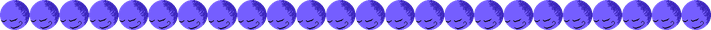
#> input picture bonbon.png, 711 x 30 px, shrunk from 1536 x 64 before the run, given in place of sign_design_s.png, which was not available; the run also reads 2 pictures not shown here
$ python make_room.py
#> lines starting #> are read from the running program, lines starting #| are printed output that depends on the picture; after the words box and inside, x2 and y2 are one past the last pixel; in counts of white or black regions, pixels touching at a corner belong together; pictures that were not available may be replaced by others from this repository, and a replacement may not be noted
"""STUDIO PATCH room v3.1 - Pixel Jeff quality pass.
Layers: bg / window / furniture / props / mayu / light
Canvas 384x216. Fixes: window/monitor overlap, figure shelf, Mayu redraw, more clutter.
"""
from PIL import Image, ImageDraw, ImageChops
import os, json, math, io, re

WEB = os.path.dirname(os.path.abspath(__file__))
LAY = os.path.join(WEB, "room_layers")
SP = ("C:\\Users\\studi\\AppData\\Local\\Temp\\claude\\"
      "C--Users-studi-Desktop-Claude-apps\\3485a72e-2b4a-48a5-8091-a6345c07fe32\\scratchpad\\")
os.makedirs(LAY, exist_ok=True)
W, H = 384, 240      # 下に24px拡張: 転がる絵本とテキストボックスの前景ゾーン

P = {
 'ink':  (4, 2, 26),
 'n0': (0, 1, 43),  'n1': (0, 1, 57),  'n2': (1, 32, 68),  'n3': (2, 39, 74),  'n4': (10, 53, 96),
 'q0': (22, 9, 58), 'q1': (40, 11, 76),'q2': (52, 16, 89), 'q3': (74, 21, 78), 'q4': (81, 35, 80),
 'q5': (110, 45, 107),
 'mauve': (168, 96, 139),
 'm0': (128, 36, 93), 'm1': (171, 37, 95), 'm2': (216, 65, 106), 'm3': (240, 106, 148), 'm4': (255, 159, 190),
 'r0': (92, 10, 44),  'r1': (152, 13, 57), 'r2': (194, 44, 80),
 'brick': (145, 49, 61),
 'cor': (252, 125, 103), 'cor2': (253, 176, 140), 'cream': (253, 227, 209),
 'y0': (184, 122, 14), 'y1': (252, 200, 0), 'y2': (255, 227, 138),
 'g0': (20, 73, 60), 'g1': (58, 168, 138), 'g2': (112, 215, 180), 'g3': (189, 243, 223),
 'b0': (21, 47, 116), 'b1': (36, 73, 185), 'b2': (49, 93, 196), 'b3': (91, 138, 232),
 'b4': (156, 199, 247), 'b5': (217, 236, 255),
 'gray0': (110, 102, 96), 'gray1': (154, 144, 138), 'gray2': (201, 194, 184),
 'wht': (255, 255, 255),
 'o0': (196, 106, 32), 'o1': (247, 152, 54), 'o2': (255, 214, 140),
 'cool1': (96, 86, 168), 'cool2': (150, 140, 214),
}

names = ["bg", "window", "furniture", "props", "garland", "mayu", "light"]
L = {n: Image.new("RGBA", (W, H), (0, 0, 0, 0)) for n in names}
D = {n: ImageDraw.Draw(L[n]) for n in names}

def C(c, a=255):
    return (P[c] + (a,)) if isinstance(c, str) else (tuple(c) + (a,))

# ── オブジェクト単位の切り分け(Aseprite のレイヤー分け用) ──────────────
# 描いた瞬間に「その画素はどのプロップのものか」を所有マップへ記録しておく。
# 後段の陰影パスは既にある画素を塗り替えるだけなので、完成した部屋の画素を
# この所有マップで切り抜けば、陰影込みのプロップ画像がそのまま取り出せる。
OWNER = {n: Image.new("I", (W, H), 0) for n in names}
OD = {n: ImageDraw.Draw(OWNER[n]) for n in names}
OBJ_ID, _OSEQ, _OCUR = {}, [0], [None]

def obj(name=None):
    """これ以降の描画が属するプロップ名を決める(引数なしで解除)。"""
    _OCUR[0] = name

def _oid(l):
    """いま開いているプロップの、そのレイヤーでの通し番号"""
    if _OCUR[0] is None:
        return None
    key = (l, _OCUR[0])
    if key not in OBJ_ID:
        _OSEQ[0] += 1
        OBJ_ID[key] = _OSEQ[0]
    return OBJ_ID[key]

def R(l, x, y, w, h, c, a=255):
    if w <= 0 or h <= 0: return
    D[l].rectangle([x, y, x + w - 1, y + h - 1], fill=C(c, a))
    i = _oid(l)
    if i: OD[l].rectangle([x, y, x + w - 1, y + h - 1], fill=i)

def PXL(l, x, y, c, a=255):
    D[l].point((x, y), fill=C(c, a))
    i = _oid(l)
    if i: OD[l].point((x, y), fill=i)

def O(l, x, y, w, h, fill, out):
    R(l, x, y, w, h, out)
    R(l, x + 1, y + 1, w - 2, h - 2, fill)

def DI(l, x, y, w, h, cA, cB, ph=0):
    for yy in range(y, y + h):
        for xx in range(x, x + w):
            PXL(l, xx, yy, cA if (xx + yy + ph) % 2 == 0 else cB)

def EL(l, x0, y0, x1, y1, fill=None, out=None, ow=1):
    D[l].ellipse([x0, y0, x1, y1], fill=C(fill) if fill else None,
                 outline=C(out) if out else None, width=ow)
    i = _oid(l)
    if i:
        if fill:                      # 塗りがある時だけ内側まで自分のものにする
            OD[l].ellipse([x0, y0, x1, y1], fill=i)
        else:
            OD[l].ellipse([x0, y0, x1, y1], outline=i, width=ow)

FONT = {
 'A': "010 101 111 101 101", 'C': "011 100 100 100 011", 'D': "110 101 101 101 110",
 'H': "101 101 111 101 101", 'I': "111 010 010 010 111", 'O': "010 101 101 101 010",
 'P': "110 101 110 100 100", 'S': "011 100 010 001 110", 'T': "111 010 010 010 010",
 'U': "101 101 101 101 111", '8': "111 101 111 101 111", '.': "000 000 000 000 010",
 'R': "110 101 110 110 101", 'B': "110 101 110 101 110",
 ' ': "000 000 000 000 000",
}
def TXT(l, x, y, s, c):
    cx = x
    for ch in s:
        rows = FONT.get(ch, FONT[' ']).split()
        for ry, row in enumerate(rows):
            for rx, bit in enumerate(row):
                if bit == '1': PXL(l, cx + rx, y + ry, c)
        cx += 4

# ═══════════════ bg ═══════════════
obj()
R('bg', 0, 0, W, H, 'n2')
R('bg', 0, 0, W, 10, 'ink')
R('bg', 0, 6, W, 1, 'q1')
R('bg', 0, 10, W, 2, 'q0')
for x in range(4, W, 24):
    PXL('bg', x, 4, 'r1'); PXL('bg', x + 1, 4, 'r1')
for x in range(68, W - 48, 48):                     # 赤い吊りタブ(sankou流)
    R('bg', x, 10, 5, 6, 'm1')
    R('bg', x, 10, 5, 1, 'm0')
    PXL('bg', x + 2, 13, 'm0')

R('bg', 0, 12, W, 20, 'n3')                          # 奥壁: 多段グラデーション
DI('bg', 0, 24, W, 4, 'n4', 'n3', 1)
DI('bg', 0, 32, W, 8, 'n3', 'n2')
R('bg', 0, 40, W, 56, 'n2')
DI('bg', 0, 96, W, 8, 'n2', 'n1')
R('bg', 0, 104, W, 38, 'n1')
DI('bg', 0, 132, W, 10, 'n1', 'n0')
for x in [96, 192, 288]:
    R('bg', x, 12, 1, 130, 'n1')
R('bg', 0, 142, W, 4, 'ink')
R('bg', 0, 146, W, 2, 'q0')

R('bg', 0, 148, W, 92, 'q1')                         # 床
R('bg', 0, 148, W, 3, 'q0')
for i, y in enumerate([161, 175, 189, 203, 217, 231]):    # 床の継ぎ目はマゼンタに光る(sankou流)
    R('bg', 0, y, W, 1, 'm0')
    for x in range(0, W, 16):
        PXL('bg', x + (i * 5) % 16, y + 1, 'm1')
for i, x in enumerate(range(0, W + 32, 32)):
    for j, yy in enumerate([(149, 12), (162, 13), (176, 13), (190, 13), (204, 13), (218, 13), (232, 8)]):
        xo = (x + (16 if j % 2 else 0)) % (W + 32)
        R('bg', xo, yy[0], 1, yy[1], 'q0')
for x, y in [(60,168),(150,183),(250,170),(340,180),(90,194),(230,194),(160,222),(320,226),(50,232)]:
    R('bg', x, y, 3, 1, 'q0')
# 画面から出る光の床への映り込み(濡れた床のゲーム表現)
for rx in range(160, 240, 7):
    R('bg', rx, 149, 1, 5 - (rx // 7) % 3, 'b1')
    R('bg', rx + 1, 149, 1, 2, 'b1')
for rx in range(254, 300, 8):
    R('bg', rx, 149, 1, 4 - (rx // 8) % 2, 'n4')
    PXL('bg', rx + 1, 149, 'n4')
# 床板ごとのトーン差と摩耗(1pxのこだわりゾーン)
for bi, (by0, by1) in enumerate([(149,161),(162,175),(176,189),(190,203),(204,217),(218,231)]):
    if bi % 2 == 0:
        for yy5 in range(by0 + 2, by1 - 2):
            for xx5 in range(0, W):
                if (xx5 + yy5 + bi) % 6 == 0:
                    PXL('bg', xx5, yy5, 'q2')
for wx5, wy5 in [(88,171),(132,178),(210,166),(262,181),(150,186),(238,192),(302,188),
                 (180,232),(280,226),(120,224)]:
    PXL('bg', wx5, wy5, 'q0'); PXL('bg', wx5 + 1, wy5, 'q2')
for sx5 in range(56, W - 48, 24):
    PXL('bg', sx5, 160, 'm1'); PXL('bg', sx5 + 12, 174, 'm0')
DI('bg', 0, 224, W, 6, 'q1', 'q0')
DI('bg', 0, 230, W, 10, 'q0', 'ink')

# ─── 側壁: 左=デザイン室 / 右=編集室 へつづく(奥に向かって狭まる) ───
def side_wall(left):
    for i in range(47):
        xx = i if left else W - 1 - i
        t = i / 46.0
        ytop = int(2 + 12 * t + 0.5)
        ybot = int(234 - 66 * t + 0.5)
        for yy in range(ytop, ybot + 1):
            if yy <= ytop + 1:
                c = 'ink'
            elif yy <= ytop + 3:
                c = 'q1'
            elif yy >= ybot - 1:
                c = 'q0'
            elif yy == ybot - 2:
                c = 'ink'
            elif yy >= ybot - 5:
                c = 'q1'
            else:
                base = 'n1' if t > 0.55 else 'n2'
                c = 'n0' if (xx * 13 + yy * 7) % 37 == 0 else base
            PXL('bg', xx, yy, c)
    cx0 = 46 if left else W - 47
    R('bg', cx0, 13, 1, 156, 'ink')                  # 奥の縦の角
    R('bg', cx0 + (1 if left else -1), 14, 1, 154, 'n3')
side_wall(True)
side_wall(False)

# ═══════════════ window : 楕円窓(右上・編集室側) ═══════════════
WX, WY, WRX, WRY = 290, 44, 42, 30
obj('楕円窓')
EL('window', WX-WRX-4, WY-WRY-4, WX+WRX+4, WY+WRY+4, fill='ink')
EL('window', WX-WRX-1, WY-WRY-1, WX+WRX+1, WY+WRY+1, fill='q3')
sky = Image.new("RGBA", (W, H), (0,0,0,0))
#> sky: PIL image 384x240 RGBA; every value is 0
sd = ImageDraw.Draw(sky)
sd.ellipse([WX-WRX+2, WY-WRY+2, WX+WRX-2, WY+WRY-2], fill=(255,255,255,255))
mask = sky.split()[3]
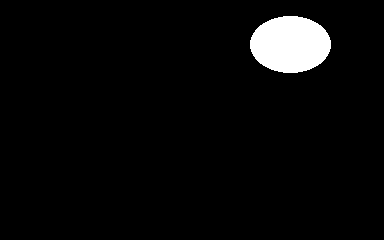
#> mask: PIL image 384x240 L; 3.9% white; 1 white region, box (x1, y1, x2, y2) and area: (250, 16, 331, 73) 3621
tmp = Image.new("RGBA", (W, H), (0,0,0,0))
td = ImageDraw.Draw(tmp)
td.rectangle([WX-WRX, WY-WRY, WX+WRX, WY+WRY], fill=C('b0'))
for yy in range(WY+6, WY+WRY):
    for xx in range(WX-WRX, WX+WRX):
        if (xx+yy) % 2 == 0: td.point((xx, yy), fill=C('n1'))
td.rectangle([WX-WRX, WY-WRY, WX+WRX, WY-14], fill=C('b1'))
for yy in range(WY-14, WY-4):
    for xx in range(WX-WRX, WX+WRX):
        if (xx+yy) % 2 == 0: td.point((xx, yy), fill=C('b1'))
td.rectangle([WX-WRX, WY-WRY, WX+WRX, WY-24], fill=C('b2'))
for yy in range(WY-24, WY-16):
    for xx in range(WX-WRX, WX+WRX):
        if (xx+yy) % 2 == 0: td.point((xx, yy), fill=C('b2'))
L['window'].paste(Image.composite(tmp, L['window'], mask), (0,0))
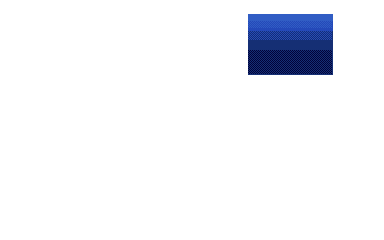
#> tmp: PIL image 384x240 RGBA; mean R, G, B, A 1.4, 2.8, 7.4, 14.3; transparent parts drawn white
for i in range(-WRX + 8, WRX - 8):
    hh = int(5 + 3 * math.sin(i * 0.11))
    R('window', WX + i, WY + WRY - 8 - hh, 1, hh, 'n1')
for sx, sy in [(262,30),(278,24),(308,20),(322,34),(270,44),(318,52),(278,60),(300,62),(264,56),(292,26)]:
    PXL('window', sx, sy, 'b5' if (sx+sy)%3 else 'wht')
PXL('window', 278, 23, 'b3'); PXL('window', 278, 25, 'b3'); PXL('window', 277, 24, 'b3'); PXL('window', 279, 24, 'b3')
# 月はBonbon(月のおばけ)がその位置に入るためアート削除。ハローは残す
for cx5, cy5, cw5 in [(264, 28, 16), (308, 52, 12)]:  # 夜雲のシルエット
    R('window', cx5, cy5, cw5, 3, 'n1')
    R('window', cx5 + 2, cy5 - 2, cw5 - 5, 2, 'n1')
    R('window', cx5 + 1, cy5 + 3, cw5 - 2, 1, 'b0')
R('window', WX-1, WY-WRY+1, 3, 2*WRY-2, 'q3')
R('window', WX-WRX+1, WY-1, 2*WRX-2, 3, 'q3')
R('window', WX-1, WY-WRY+1, 1, 2*WRY-2, 'q5')
R('window', WX-WRX+1, WY-1, 2*WRX-2, 1, 'q5')
EL('window', WX-WRX-1, WY-WRY-1, WX+WRX+1, WY+WRY+1, out='q4', ow=2)
EL('window', WX-WRX-4, WY-WRY-4, WX+WRX+4, WY+WRY+4, out='ink', ow=2)
PXL('window', WX-WRX+7, WY-WRY+10, 'q5')

# ═══════════════ furniture ═══════════════
P['chrome'] = (206, 208, 222); P['chrome2'] = (150, 152, 172)
P['ivory'] = (247, 238, 216); P['ivory2'] = (206, 194, 172)
P['wood'] = (126, 78, 46); P['wood2'] = (92, 54, 32)
P['tuber'] = (214, 46, 62)
P['wwarm'] = (52, 48, 88)
P['wneon'] = (42, 36, 80)
P['spill'] = (62, 122, 106)
P['bulbc'] = (255, 246, 200)
P['pnk0'] = (132, 54, 96); P['pnk1'] = (186, 88, 140)
P['pnk2'] = (236, 148, 190); P['pnkc'] = (255, 212, 232)
P['bulbh'] = (176, 138, 74)

FONT.update({
 'M': "101 111 101 101 101", 'N': "110 101 101 101 101",
 'Y': "101 101 010 010 010", 'E': "111 100 110 100 111",
 'K': "101 110 100 110 101", 'L': "100 100 100 100 111",
 'G': "011 100 101 101 011", 'W': "101 101 101 111 101",
})
# [8 lines left out: function TXT2, not called in this run]

def dpatch(l, x, y, w, h, c, den=2, ph=0):
    for yy in range(y, y + h):
        for xx in range(x, x + w):
            if (xx + yy + ph) % den == 0:
                PXL(l, xx, yy, c)

# ─── 左の壁: デザイン室の戸口(あたたかい黄色の光がもれる) ───
obj('デザイン室の入口')
for xx in range(10, 39):
    t = (xx - 10) / 28.0
    ytopD = int(58 - 8 * t + 0.5)
    ybotD = int(214 - 46 * t + 0.5)
    for yy in range(ytopD, ybotD):
        rel = (yy - ytopD) / float(ybotD - ytopD)
        if xx <= 11 or xx >= 37:
            c = 'q3'
        elif rel < 0.10:
            c = 'brick' if (xx + yy) % 2 else 'o0'
        elif rel < 0.34:
            c = 'o0' if (xx + yy) % 2 else 'o1'
        elif rel < 0.62:
            c = 'o1' if (xx + yy) % 2 else 'o2'
        elif rel < 0.86:
            c = 'o2'
        else:
            c = 'bulbc' if (xx + yy) % 2 else 'o2'
        PXL('furniture', xx, yy, c)
    PXL('furniture', xx, ytopD, 'ink')
    PXL('furniture', xx, ybotD, 'ink')
R('furniture', 9, 58, 1, 157, 'ink')
R('furniture', 39, 50, 1, 119, 'ink')
R('furniture', 8, 58, 1, 157, 'q1')
for k in range(4):
    R('furniture', 14 + k * 6, 62 - k, 1, 140 - k * 10, 'o2' if k % 2 else 'o1')

# ─── 電飾看板: 池本さん制作のドット文字を、字画の構造を保ってパネル内寸へ縮小した
# sign_design_s.png(41x9) / sign_hensyu_s.png(41x13) を、壁パースの傾きに沿わせて焼き込む ───
def bake_sign_img(img_name, x0, x1, ytop_fn, yoff, core):
    m = Image.open(os.path.join(WEB, img_name)).convert('RGBA')
    tw, th = m.size
    ox = x0 + (x1 - x0 + 1 - tw) // 2
    mp = m.load()
    for gy in range(th):
        for gx in range(tw):
            if mp[gx, gy][3] > 0:
                xx = ox + gx
                PXL('furniture', xx, ytop_fn(xx) + yoff + gy, core)

# 左の看板: 横書きの電飾看板(壁のパースに沿って奥へすぼむ台形)
obj('デザイン室の看板')
def signL_top(xx):
    return int(21 + 8 * (xx - 4) / 40.0 + 0.5)
for xx in range(4, 45):
    t = (xx - 4) / 40.0
    ytopS = signL_top(xx)
    ybotS = int(45 + 1 * t + 0.5)
    for yy in range(ytopS, ybotS + 1):
        if yy == ytopS or yy == ybotS:
            c = 'ink'
        elif yy == ytopS + 1:
            c = 'o1'
        elif yy == ybotS - 1:
            c = 'o0'
        else:
            c = 'q0'
        PXL('furniture', xx, yy, c)
R('furniture', 3, 21, 1, 25, 'ink'); R('furniture', 45, 29, 1, 18, 'ink')
PXL('furniture', 5, 23, 'o2'); PXL('furniture', 43, 44, 'o2')
bake_sign_img('sign_design_s.png', 4, 44, signL_top, 5, 'bulbc')
#> in bake_sign_img, m is the input picture: PIL image 711x30 RGBA; mean R, G, B, A 88.1, 68.8, 202.5, 197.6

# ─── 右の壁: 編集室の戸口(淡いピンクの光がもれる) ───
obj('編集室の入口')
for xx in range(346, 375):
    t = (374 - xx) / 28.0
    ytopD = int(58 - 8 * t + 0.5)
    ybotD = int(214 - 46 * t + 0.5)
    for yy in range(ytopD, ybotD):
        rel = (yy - ytopD) / float(ybotD - ytopD)
        if xx <= 347 or xx >= 373:
            c = 'q3'
        elif rel < 0.10:
            c = 'q1' if (xx + yy) % 2 else 'pnk1'
        elif rel < 0.34:
            c = 'pnk1' if (xx + yy) % 2 else 'q2'
        elif rel < 0.62:
            c = 'pnk1' if (xx + yy) % 2 else 'pnk2'
        elif rel < 0.86:
            c = 'pnk2'
        else:
            c = 'pnkc' if (xx + yy) % 2 else 'pnk2'
        PXL('furniture', xx, yy, c)
    PXL('furniture', xx, ytopD, 'ink')
    PXL('furniture', xx, ybotD, 'ink')
R('furniture', 374, 58, 1, 157, 'ink')
R('furniture', 345, 50, 1, 119, 'ink')
R('furniture', 375, 58, 1, 157, 'q1')
for k in range(4):
    R('furniture', 368 - k * 6, 62 - k, 1, 140 - k * 10, 'pnk2' if k % 2 else 'pnk1')

# 右の看板: 横書きの電飾看板(ピンク・壁のパースに沿って奥へすぼむ台形)
# 文字が13pxと高いぶん、パネルの底を左より1px深くとる
obj('編集室の看板')
def signR_top(xx):
    return int(21 + 8 * (380 - xx) / 40.0 + 0.5)
for xx in range(340, 381):
    t = (380 - xx) / 40.0
    ytopS = signR_top(xx)
    ybotS = int(46 + 1 * t + 0.5)
    for yy in range(ytopS, ybotS + 1):
        if yy == ytopS or yy == ybotS:
            c = 'ink'
        elif yy == ytopS + 1:
            c = 'pnk2'
        elif yy == ybotS - 1:
            c = 'pnk1'
        else:
            c = 'q0'
        PXL('furniture', xx, yy, c)
R('furniture', 381, 21, 1, 26, 'ink'); R('furniture', 339, 29, 1, 19, 'ink')
PXL('furniture', 379, 23, 'pnkc')
# パネルは上辺だけが強く傾く台形なので、上辺基準だと奥側で文字が下枠に寄る。
# 上辺と下辺の中心線に載せて、手前も奥も余白が均等になるようにする
def signR_text_top(xx):
    t = (380 - xx) / 40.0
    ybotS = int(46 + 1 * t + 0.5)
    return int((signR_top(xx) + ybotS) / 2.0 - 6 + 0.5)   # 文字の高さ12pxの半分
bake_sign_img('sign_hensyu_s.png', 340, 380, signR_text_top, 0, 'pnkc')
#> call 2 of bake_sign_img, with img_name = 'sign_hensyu_s.png', x0 = 340, x1 = 380, yoff = 0, core = 'pnkc'
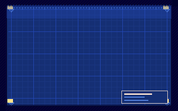
#> input picture closeup_blueprint.png, 178 x 111 px, shrunk from 384 x 240 before the run, given in place of sign_hensyu_s.png, which was not available
#> (the rest of the program and of its run is left out)
